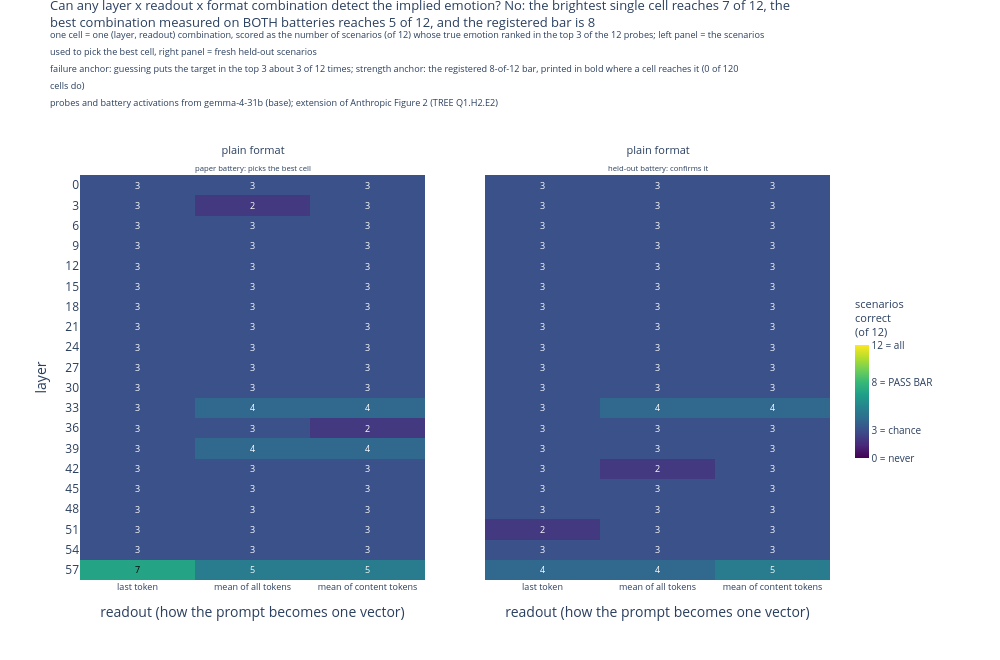

Notebook source saved alongside this figure:
### Code cell
# the same sweep on the base model, which has no chat template (plain format only),
# plus the assert that reproduces the archived bench run
base = context.model(BASE_LABEL)
base_grids = sweep_grids(base)
figure_base, stats_base = sweep_figure(
    base, base_grids, "extension of Anthropic Figure 2 (TREE Q1.H2.E2)"
)
figure_base.show()

base_rows = combination_rows(base_grids, context.layers)
print("top combinations, gemma-4-31b base (paper, heldout, format, layer, readout):")
for paper, held_out, fmt, layer, readout in base_rows[:5]:
    print(f"  paper {paper:2d}/12  heldout {held_out:2d}/12  {fmt:5s}  layer {layer:2d}  {readout}")

# REPRODUCTION CHECK (keep this assert): the base arm must still reproduce the archived
# best cell from archive/04_probe_sweep.ipynb, or the instrument has changed under us.
best = base_rows[0]
assert (best[0], best[1], best[3], best[4]) == (7, 4, 57, "last"), (
    f"base sweep no longer reproduces the archived best cell (archive/04_probe_sweep): {best}"
)
print(
    "reproduction check vs archive/04_probe_sweep - "
    "best cell 7/12 paper, 4/12 heldout at layer 57, last: OK"
)

base_confirmed = [row for row in base_rows if row[0] >= PASS_BAR and row[1] >= PASS_BAR]
print(
    f"\nregistered rule (gemma-4-31b base) - combinations passing BOTH batteries at "
    f">={PASS_BAR}/12: {base_confirmed if base_confirmed else 'NONE'}"
)

### Figure 1 — Plotly figure (JSON) as saved in the notebook; plotly's stock layout.template omitted (floating-point values rounded to 4 significant figures)
{"data": [{"colorbar": {"len": 0.45, "thickness": 14, "tickfont": {"size": 10}, "ticktext": ["0 = never", "3 = chance", "8 = PASS BAR", "12 = all"], "tickvals": [0, 3.0, 8, 12], "title": {"font": {"size": 11}, "side": "top", "text": "scenarios<br>correct<br>(of 12)"}, "x": 1.02}, "colorscale": [[0.0, "#440154"], [0.1111, "#482878"], [0.2222, "#3e4989"], [0.3333, "#31688e"], [0.4444, "#26828e"], [0.5556, "#1f9e89"], [0.6667, "#35b779"], [0.7778, "#6ece58"], [0.8889, "#b5de2b"], [1.0, "#fde725"]], "hovertemplate": "layer %{y}<br>readout %{x}<br>%{z} of 12 correct<extra></extra>", "showscale": true, "type": "heatmap", "xaxis": "x", "yaxis": "y", "z": [[3, 3, 3], [3, 2, 3], [3, 3, 3], [3, 3, 3], [3, 3, 3], [3, 3, 3], [3, 3, 3], [3, 3, 3], [3, 3, 3], [3, 3, 3], [3, 3, 3], [3, 4, 4], [3, 3, 2], [3, 4, 4], [3, 3, 3], [3, 3, 3], [3, 3, 3], [3, 3, 3], [3, 3, 3], [7, 5, 5]], "zmax": 12, "zmin": 0}, {"colorbar": {"len": 0.45, "thickness": 14, "tickfont": {"size": 10}, "ticktext": ["0 = never", "3 = chance", "8 = PASS BAR", "12 = all"], "tickvals": [0, 3.0, 8, 12], "title": {"font": {"size": 11}, "side": "top", "text": "scenarios<br>correct<br>(of 12)"}, "x": 1.02}, "colorscale": [[0.0, "#440154"], [0.1111, "#482878"], [0.2222, "#3e4989"], [0.3333, "#31688e"], [0.4444, "#26828e"], [0.5556, "#1f9e89"], [0.6667, "#35b779"], [0.7778, "#6ece58"], [0.8889, "#b5de2b"], [1.0, "#fde725"]], "hovertemplate": "layer %{y}<br>readout %{x}<br>%{z} of 12 correct<extra></extra>", "showscale": false, "type": "heatmap", "xaxis": "x2", "yaxis": "y2", "z": [[3, 3, 3], [3, 3, 3], [3, 3, 3], [3, 3, 3], [3, 3, 3], [3, 3, 3], [3, 3, 3], [3, 3, 3], [3, 3, 3], [3, 3, 3], [3, 3, 3], [3, 4, 4], [3, 3, 3], [3, 3, 3], [3, 2, 3], [3, 3, 3], [3, 3, 3], [2, 3, 3], [3, 3, 3], [4, 4, 5]], "zmax": 12, "zmin": 0}], "layout": {"annotations": [{"font": {"size": 11}, "showarrow": false, "text": "plain format<br><sub>paper battery: picks the best cell</sub>", "x": 0.23, "xanchor": "center", "xref": "paper", "y": 1.0, "yanchor": "bottom", "yref": "paper"}, {"font": {"size": 11}, "showarrow": false, "text": "plain format<br><sub>held-out battery: confirms it</sub>", "x": 0.77, "xanchor": "center", "xref": "paper", "y": 1.0, "yanchor": "bottom", "yref": "paper"}, {"font": {"color": "white", "size": 9}, "showarrow": false, "text": "3", "x": 0, "xref": "x", "y": 0, "yref": "y"}, {"font": {"color": "white", "size": 9}, "showarrow": false, "text": "3", "x": 1, "xref": "x", "y": 0, "yref": "y"}, {"font": {"color": "white", "size": 9}, "showarrow": false, "text": "3", "x": 2, "xref": "x", "y": 0, "yref": "y"}, {"font": {"color": "white", "size": 9}, "showarrow": false, "text": "3", "x": 0, "xref": "x", "y": 1, "yref": "y"}, {"font": {"color": "white", "size": 9}, "showarrow": false, "text": "2", "x": 1, "xref": "x", "y": 1, "yref": "y"}, {"font": {"color": "white", "size": 9}, "showarrow": false, "text": "3", "x": 2, "xref": "x", "y": 1, "yref": "y"}, {"font": {"color": "white", "size": 9}, "showarrow": false, "text": "3", "x": 0, "xref": "x", "y": 2, "yref": "y"}, {"font": {"color": "white", "size": 9}, "showarrow": false, "text": "3", "x": 1, "xref": "x", "y": 2, "yref": "y"}, {"font": {"color": "white", "size": 9}, "showarrow": false, "text": "3", "x": 2, "xref": "x", "y": 2, "yref": "y"}, {"font": {"color": "white", "size": 9}, "showarrow": false, "text": "3", "x": 0, "xref": "x", "y": 3, "yref": "y"}, {"font": {"color": "white", "size": 9}, "showarrow": false, "text": "3", "x": 1, "xref": "x", "y": 3, "yref": "y"}, {"font": {"color": "white", "size": 9}, "showarrow": false, "text": "3", "x": 2, "xref": "x", "y": 3, "yref": "y"}, {"font": {"color": "white", "size": 9}, "showarrow": false, "text": "3", "x": 0, "xref": "x", "y": 4, "yref": "y"}, {"font": {"color": "white", "size": 9}, "showarrow": false, "text": "3", "x": 1, "xref": "x", "y": 4, "yref": "y"}, {"font": {"color": "white", "size": 9}, "showarrow": false, "text": "3", "x": 2, "xref": "x", "y": 4, "yref": "y"}, {"font": {"color": "white", "size": 9}, "showarrow": false, "text": "3", "x": 0, "xref": "x", "y": 5, "yref": "y"}, {"font": {"color": "white", "size": 9}, "showarrow": false, "text": "3", "x": 1, "xref": "x", "y": 5, "yref": "y"}, {"font": {"color": "white", "size": 9}, "showarrow": false, "text": "3", "x": 2, "xref": "x", "y": 5, "yref": "y"}, {"font": {"color": "white", "size": 9}, "showarrow": false, "text": "3", "x": 0, "xref": "x", "y": 6, "yref": "y"}, {"font": {"color": "white", "size": 9}, "showarrow": false, "text": "3", "x": 1, "xref": "x", "y": 6, "yref": "y"}, {"font": {"color": "white", "size": 9}, "showarrow": false, "text": "3", "x": 2, "xref": "x", "y": 6, "yref": "y"}, {"font": {"color": "white", "size": 9}, "showarrow": false, "text": "3", "x": 0, "xref": "x", "y": 7, "yref": "y"}, {"font": {"color": "white", "size": 9}, "showarrow": false, "text": "3", "x": 1, "xref": "x", "y": 7, "yref": "y"}, {"font": {"color": "white", "size": 9}, "showarrow": false, "text": "3", "x": 2, "xref": "x", "y": 7, "yref": "y"}, {"font": {"color": "white", "size": 9}, "showarrow": false, "text": "3", "x": 0, "xref": "x", "y": 8, "yref": "y"}, {"font": {"color": "white", "size": 9}, "showarrow": false, "text": "3", "x": 1, "xref": "x", "y": 8, "yref": "y"}, {"font": {"color": "white", "size": 9}, "showarrow": false, "text": "3", "x": 2, "xref": "x", "y": 8, "yref": "y"}, {"font": {"color": "white", "size": 9}, "showarrow": false, "text": "3", "x": 0, "xref": "x", "y": 9, "yref": "y"}, {"font": {"color": "white", "size": 9}, "showarrow": false, "text": "3", "x": 1, "xref": "x", "y": 9, "yref": "y"}, {"font": {"color": "white", "size": 9}, "showarrow": false, "text": "3", "x": 2, "xref": "x", "y": 9, "yref": "y"}, {"font": {"color": "white", "size": 9}, "showarrow": false, "text": "3", "x": 0, "xref": "x", "y": 10, "yref": "y"}, {"font": {"color": "white", "size": 9}, "showarrow": false, "text": "3", "x": 1, "xref": "x", "y": 10, "yref": "y"}, {"font": {"color": "white", "size": 9}, "showarrow": false, "text": "3", "x": 2, "xref": "x", "y": 10, "yref": "y"}, {"font": {"color": "white", "size": 9}, "showarrow": false, "text": "3", "x": 0, "xref": "x", "y": 11, "yref": "y"}, {"font": {"color": "white", "size": 9}, "showarrow": false, "text": "4", "x": 1, "xref": "x", "y": 11, "yref": "y"}, {"font": {"color": "white", "size": 9}, "showarrow": false, "text": "4", "x": 2, "xref": "x", "y": 11, "yref": "y"}, {"font": {"color": "white", "size": 9}, "showarrow": false, "text": "3", "x": 0, "xref": "x", "y": 12, "yref": "y"}, {"font": {"color": "white", "size": 9}, "showarrow": false, "text": "3", "x": 1, "xref": "x", "y": 12, "yref": "y"}, {"font": {"color": "white", "size": 9}, "showarrow": false, "text": "2", "x": 2, "xref": "x", "y": 12, "yref": "y"}, {"font": {"color": "white", "size": 9}, "showarrow": false, "text": "3", "x": 0, "xref": "x", "y": 13, "yref": "y"}, {"font": {"color": "white", "size": 9}, "showarrow": false, "text": "4", "x": 1, "xref": "x", "y": 13, "yref": "y"}, {"font": {"color": "white", "size": 9}, "showarrow": false, "text": "4", "x": 2, "xref": "x", "y": 13, "yref": "y"}, {"font": {"color": "white", "size": 9}, "showarrow": false, "text": "3", "x": 0, "xref": "x", "y": 14, "yref": "y"}, {"font": {"color": "white", "size": 9}, "showarrow": false, "text": "3", "x": 1, "xref": "x", "y": 14, "yref": "y"}, {"font": {"color": "white", "size": 9}, "showarrow": false, "text": "3", "x": 2, "xref": "x", "y": 14, "yref": "y"}, {"font": {"color": "white", "size": 9}, "showarrow": false, "text": "3", "x": 0, "xref": "x", "y": 15, "yref": "y"}, {"font": {"color": "white", "size": 9}, "showarrow": false, "text": "3", "x": 1, "xref": "x", "y": 15, "yref": "y"}, {"font": {"color": "white", "size": 9}, "showarrow": false, "text": "3", "x": 2, "xref": "x", "y": 15, "yref": "y"}, {"font": {"color": "white", "size": 9}, "showarrow": false, "text": "3", "x": 0, "xref": "x", "y": 16, "yref": "y"}, {"font": {"color": "white", "size": 9}, "showarrow": false, "text": "3", "x": 1, "xref": "x", "y": 16, "yref": "y"}, {"font": {"color": "white", "size": 9}, "showarrow": false, "text": "3", "x": 2, "xref": "x", "y": 16, "yref": "y"}, {"font": {"color": "white", "size": 9}, "showarrow": false, "text": "3", "x": 0, "xref": "x", "y": 17, "yref": "y"}, {"font": {"color": "white", "size": 9}, "showarrow": false, "text": "3", "x": 1, "xref": "x", "y": 17, "yref": "y"}, {"font": {"color": "white", "size": 9}, "showarrow": false, "text": "3", "x": 2, "xref": "x", "y": 17, "yref": "y"}, {"font": {"color": "white", "size": 9}, "showarrow": false, "text": "3", "x": 0, "xref": "x", "y": 18, "yref": "y"}, {"font": {"color": "white", "size": 9}, "showarrow": false, "text": "3", "x": 1, "xref": "x", "y": 18, "yref": "y"}, {"font": {"color": "white", "size": 9}, "showarrow": false, "text": "3", "x": 2, "xref": "x", "y": 18, "yref": "y"}, {"font": {"color": "black", "size": 9}, "showarrow": false, "text": "7", "x": 0, "xref": "x", "y": 19, "yref": "y"}, {"font": {"color": "white", "size": 9}, "showarrow": false, "text": "5", "x": 1, "xref": "x", "y": 19, "yref": "y"}, {"font": {"color": "white", "size": 9}, "showarrow": false, "text": "5", "x": 2, "xref": "x", "y": 19, "yref": "y"}, {"font": {"color": "white", "size": 9}, "showarrow": false, "text": "3", "x": 0, "xref": "x2", "y": 0, "yref": "y2"}, {"font": {"color": "white", "size": 9}, "showarrow": false, "text": "3", "x": 1, "xref": "x2", "y": 0, "yref": "y2"}, {"font": {"color": "white", "size": 9}, "showarrow": false, "text": "3", "x": 2, "xref": "x2", "y": 0, "yref": "y2"}, {"font": {"color": "white", "size": 9}, "showarrow": false, "text": "3", "x": 0, "xref": "x2", "y": 1, "yref": "y2"}, {"font": {"color": "white", "size": 9}, "showarrow": false, "text": "3", "x": 1, "xref": "x2", "y": 1, "yref": "y2"}, {"font": {"color": "white", "size": 9}, "showarrow": false, "text": "3", "x": 2, "xref": "x2", "y": 1, "yref": "y2"}, {"font": {"color": "white", "size": 9}, "showarrow": false, "text": "3", "x": 0, "xref": "x2", "y": 2, "yref": "y2"}, {"font": {"color": "white", "size": 9}, "showarrow": false, "text": "3", "x": 1, "xref": "x2", "y": 2, "yref": "y2"}, {"font": {"color": "white", "size": 9}, "showarrow": false, "text": "3", "x": 2, "xref": "x2", "y": 2, "yref": "y2"}, {"font": {"color": "white", "size": 9}, "showarrow": false, "text": "3", "x": 0, "xref": "x2", "y": 3, "yref": "y2"}, {"font": {"color": "white", "size": 9}, "showarrow": false, "text": "3", "x": 1, "xref": "x2", "y": 3, "yref": "y2"}, {"font": {"color": "white", "size": 9}, "showarrow": false, "text": "3", "x": 2, "xref": "x2", "y": 3, "yref": "y2"}, {"font": {"color": "white", "size": 9}, "showarrow": false, "text": "3", "x": 0, "xref": "x2", "y": 4, "yref": "y2"}, {"font": {"color": "white", "size": 9}, "showarrow": false, "text": "3", "x": 1, "xref": "x2", "y": 4, "yref": "y2"}, {"font": {"color": "white", "size": 9}, "showarrow": false, "text": "3", "x": 2, "xref": "x2", "y": 4, "yref": "y2"}, {"font": {"color": "white", "size": 9}, "showarrow": false, "text": "3", "x": 0, "xref": "x2", "y": 5, "yref": "y2"}, {"font": {"color": "white", "size": 9}, "showarrow": false, "text": "3", "x": 1, "xref": "x2", "y": 5, "yref": "y2"}, {"font": {"color": "white", "size": 9}, "showarrow": false, "text": "3", "x": 2, "xref": "x2", "y": 5, "yref": "y2"}, {"font": {"color": "white", "size": 9}, "showarrow": false, "text": "3", "x": 0, "xref": "x2", "y": 6, "yref": "y2"}, {"font": {"color": "white", "size": 9}, "showarrow": false, "text": "3", "x": 1, "xref": "x2", "y": 6, "yref": "y2"}, {"font": {"color": "white", "size": 9}, "showarrow": false, "text": "3", "x": 2, "xref": "x2", "y": 6, "yref": "y2"}, {"font": {"color": "white", "size": 9}, "showarrow": false, "text": "3", "x": 0, "xref": "x2", "y": 7, "yref": "y2"}, {"font": {"color": "white", "size": 9}, "showarrow": false, "text": "3", "x": 1, "xref": "x2", "y": 7, "yref": "y2"}, {"font": {"color": "white", "size": 9}, "showarrow": false, "text": "3", "x": 2, "xref": "x2", "y": 7, "yref": "y2"}, {"font": {"color": "white", "size": 9}, "showarrow": false, "text": "3", "x": 0, "xref": "x2", "y": 8, "yref": "y2"}, {"font": {"color": "white", "size": 9}, "showarrow": false, "text": "3", "x": 1, "xref": "x2", "y": 8, "yref": "y2"}, {"font": {"color": "white", "size": 9}, "showarrow": false, "text": "3", "x": 2, "xref": "x2", "y": 8, "yref": "y2"}, {"font": {"color": "white", "size": 9}, "showarrow": false, "text": "3", "x": 0, "xref": "x2", "y": 9, "yref": "y2"}, {"font": {"color": "white", "size": 9}, "showarrow": false, "text": "3", "x": 1, "xref": "x2", "y": 9, "yref": "y2"}, {"font": {"color": "white", "size": 9}, "showarrow": false, "text": "3", "x": 2, "xref": "x2", "y": 9, "yref": "y2"}, {"font": {"color": "white", "size": 9}, "showarrow": false, "text": "3", "x": 0, "xref": "x2", "y": 10, "yref": "y2"}, {"font": {"color": "white", "size": 9}, "showarrow": false, "text": "3", "x": 1, "xref": "x2", "y": 10, "yref": "y2"}, {"font": {"color": "white", "size": 9}, "showarrow": false, "text": "3", "x": 2, "xref": "x2", "y": 10, "yref": "y2"}, {"font": {"color": "white", "size": 9}, "showarrow": false, "text": "3", "x": 0, "xref": "x2", "y": 11, "yref": "y2"}, {"font": {"color": "white", "size": 9}, "showarrow": false, "text": "4", "x": 1, "xref": "x2", "y": 11, "yref": "y2"}, {"font": {"color": "white", "size": 9}, "showarrow": false, "text": "4", "x": 2, "xref": "x2", "y": 11, "yref": "y2"}, {"font": {"color": "white", "size": 9}, "showarrow": false, "text": "3", "x": 0, "xref": "x2", "y": 12, "yref": "y2"}, {"font": {"color": "white", "size": 9}, "showarrow": false, "text": "3", "x": 1, "xref": "x2", "y": 12, "yref": "y2"}, {"font": {"color": "white", "size": 9}, "showarrow": false, "text": "3", "x": 2, "xref": "x2", "y": 12, "yref": "y2"}, {"font": {"color": "white", "size": 9}, "showarrow": false, "text": "3", "x": 0, "xref": "x2", "y": 13, "yref": "y2"}, {"font": {"color": "white", "size": 9}, "showarrow": false, "text": "3", "x": 1, "xref": "x2", "y": 13, "yref": "y2"}, {"font": {"color": "white", "size": 9}, "showarrow": false, "text": "3", "x": 2, "xref": "x2", "y": 13, "yref": "y2"}, {"font": {"color": "white", "size": 9}, "showarrow": false, "text": "3", "x": 0, "xref": "x2", "y": 14, "yref": "y2"}, {"font": {"color": "white", "size": 9}, "showarrow": false, "text": "2", "x": 1, "xref": "x2", "y": 14, "yref": "y2"}, {"font": {"color": "white", "size": 9}, "showarrow": false, "text": "3", "x": 2, "xref": "x2", "y": 14, "yref": "y2"}, {"font": {"color": "white", "size": 9}, "showarrow": false, "text": "3", "x": 0, "xref": "x2", "y": 15, "yref": "y2"}, {"font": {"color": "white", "size": 9}, "showarrow": false, "text": "3", "x": 1, "xref": "x2", "y": 15, "yref": "y2"}, {"font": {"color": "white", "size": 9}, "showarrow": false, "text": "3", "x": 2, "xref": "x2", "y": 15, "yref": "y2"}, {"font": {"color": "white", "size": 9}, "showarrow": false, "text": "3", "x": 0, "xref": "x2", "y": 16, "yref": "y2"}, {"font": {"color": "white", "size": 9}, "showarrow": false, "text": "3", "x": 1, "xref": "x2", "y": 16, "yref": "y2"}, {"font": {"color": "white", "size": 9}, "showarrow": false, "text": "3", "x": 2, "xref": "x2", "y": 16, "yref": "y2"}, {"font": {"color": "white", "size": 9}, "showarrow": false, "text": "2", "x": 0, "xref": "x2", "y": 17, "yref": "y2"}, {"font": {"color": "white", "size": 9}, "showarrow": false, "text": "3", "x": 1, "xref": "x2", "y": 17, "yref": "y2"}, {"font": {"color": "white", "size": 9}, "showarrow": false, "text": "3", "x": 2, "xref": "x2", "y": 17, "yref": "y2"}, {"font": {"color": "white", "size": 9}, "showarrow": false, "text": "3", "x": 0, "xref": "x2", "y": 18, "yref": "y2"}, {"font": {"color": "white", "size": 9}, "showarrow": false, "text": "3", "x": 1, "xref": "x2", "y": 18, "yref": "y2"}, {"font": {"color": "white", "size": 9}, "showarrow": false, "text": "3", "x": 2, "xref": "x2", "y": 18, "yref": "y2"}, {"font": {"color": "white", "size": 9}, "showarrow": false, "text": "4", "x": 0, "xref": "x2", "y": 19, "yref": "y2"}, {"font": {"color": "white", "size": 9}, "showarrow": false, "text": "4", "x": 1, "xref": "x2", "y": 19, "yref": "y2"}, {"font": {"color": "white", "size": 9}, "showarrow": false, "text": "5", "x": 2, "xref": "x2", "y": 19, "yref": "y2"}], "height": 660, "margin": {"r": 170, "t": 175}, "title": {"font": {"size": 13}, "text": "Can any layer x readout x format combination detect the implied emotion? No: the brightest single cell reaches 7 of 12, the<br>best combination measured on BOTH batteries reaches 5 of 12, and the registered bar is 8<br><sup>one cell = one (layer, readout) combination, scored as the number of scenarios (of 12) whose true emotion ranked in the top 3 of the 12 probes; left panel = the scenarios</sup><br><sup>used to pick the best cell, right panel = fresh held-out scenarios</sup><br><sup>failure anchor: guessing puts the target in the top 3 about 3 of 12 times; strength anchor: the registered 8-of-12 bar, printed in bold where a cell reaches it (0 of 120</sup><br><sup>cells do)</sup><br><sup>probes and battery activations from gemma-4-31b (base); extension of Anthropic Figure 2 (TREE Q1.H2.E2)</sup>", "y": 0.985, "yanchor": "top"}, "width": 1000, "xaxis": {"anchor": "y", "domain": [0.0, 0.46], "tickfont": {"size": 9}, "ticktext": ["last token", "mean of all tokens", "mean of content tokens"], "tickvals": [0, 1, 2], "title": {"text": "readout (how the prompt becomes one vector)"}}, "xaxis2": {"anchor": "y2", "domain": [0.54, 1.0], "tickfont": {"size": 9}, "ticktext": ["last token", "mean of all tokens", "mean of content tokens"], "tickvals": [0, 1, 2], "title": {"text": "readout (how the prompt becomes one vector)"}}, "yaxis": {"anchor": "x", "autorange": "reversed", "domain": [0.0, 1.0], "ticktext": ["0", "3", "6", "9", "12", "15", "18", "21", "24", "27", "30", "33", "36", "39", "42", "45", "48", "51", "54", "57"], "tickvals": [0, 1, 2, 3, 4, 5, 6, 7, 8, 9, 10, 11, 12, 13, 14, 15, 16, 17, 18, 19], "title": {"text": "layer"}}, "yaxis2": {"anchor": "x2", "autorange": "reversed", "domain": [0.0, 1.0], "matches": "y", "showticklabels": false, "ticktext": ["0", "3", "6", "9", "12", "15", "18", "21", "24", "27", "30", "33", "36", "39", "42", "45", "48", "51", "54", "57"], "tickvals": [0, 1, 2, 3, 4, 5, 6, 7, 8, 9, 10, 11, 12, 13, 14, 15, 16, 17, 18, 19]}}}
